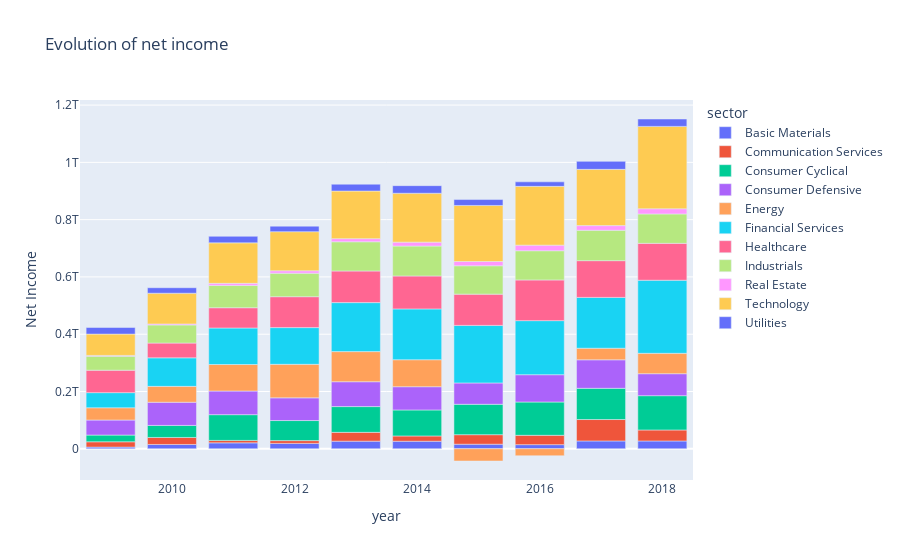
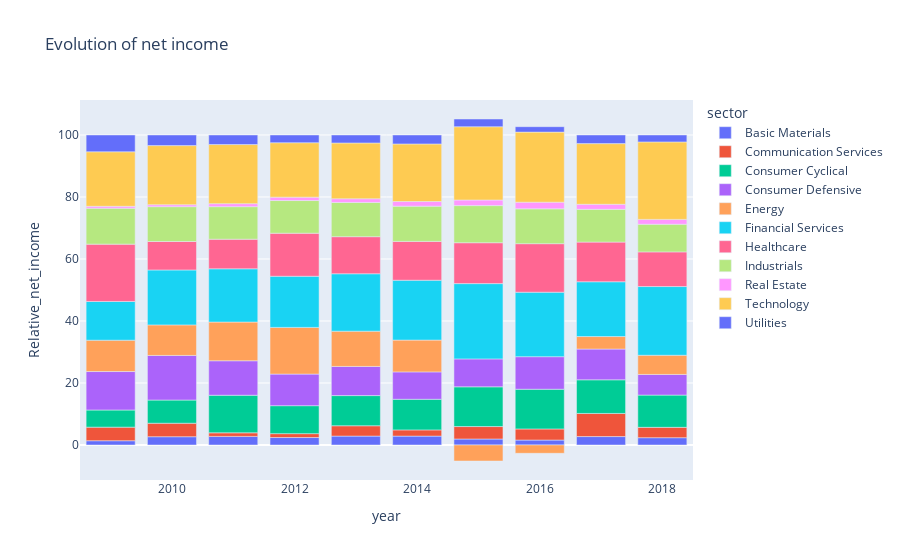

Notebook code cell kept with these figures, in order:
### Markdown cell above
## Net income

### Code cell
#Stacked barplot absolute
stacked_bar_absolute = px.bar(df_1, x="year", y="Net Income", color="sector", title="Evolution of net income")

#Stacked barplot relative
stacked_bar_relative = px.bar(df_1, x="year", y="Relative_net_income", color="sector", title="Evolution of net income")

#Grouped barplot
grouped_bar_absolute = px.bar(df_1, x="year", y="Net Income", color="sector",barmode="group",title="Evolution of net income")


stacked_bar_absolute.show()
stacked_bar_relative.show()
grouped_bar_absolute.show()

### Figure 1 — Plotly figure (JSON) as saved in the notebook; plotly's stock layout.template omitted (floating-point values rounded to 4 significant figures)
{"data": [{"alignmentgroup": "True", "hoverlabel": {"namelength": 0}, "hovertemplate": "sector=Basic Materials<br>year=%{x}<br>Net Income=%{y}", "legendgroup": "Basic Materials", "marker": {"color": "#636efa"}, "name": "Basic Materials", "offsetgroup": "Basic Materials", "orientation": "v", "showlegend": true, "textposition": "auto", "type": "bar", "x": [2009, 2010, 2011, 2012, 2013, 2014, 2015, 2016, 2017, 2018], "xaxis": "x", "y": [5859802000, 15066569000, 20665155000, 18800204000, 26606220000, 26362116000, 16031930000, 14503157000, 27320392000, 27219659000], "yaxis": "y"}, {"alignmentgroup": "True", "hoverlabel": {"namelength": 0}, "hovertemplate": "sector=Communication Services<br>year=%{x}<br>Net Income=%{y}", "legendgroup": "Communication Services", "marker": {"color": "#EF553B"}, "name": "Communication Services", "offsetgroup": "Communication Services", "orientation": "v", "showlegend": true, "textposition": "auto", "type": "bar", "x": [2009, 2010, 2011, 2012, 2013, 2014, 2015, 2016, 2017, 2018], "xaxis": "x", "y": [18536129000, 24447549000, 8564039000, 9722085000, 30753319000, 18450107000, 33210151000, 32547194000, 74835172000, 38465184000], "yaxis": "y"}, {"alignmentgroup": "True", "hoverlabel": {"namelength": 0}, "hovertemplate": "sector=Consumer Cyclical<br>year=%{x}<br>Net Income=%{y}", "legendgroup": "Consumer Cyclical", "marker": {"color": "#00cc96"}, "name": "Consumer Cyclical", "offsetgroup": "Consumer Cyclical", "orientation": "v", "showlegend": true, "textposition": "auto", "type": "bar", "x": [2009, 2010, 2011, 2012, 2013, 2014, 2015, 2016, 2017, 2018], "xaxis": "x", "y": [23413694000, 42019640000, 89882044000, 70087778000, 89947319000, 90715538000, 106072220000, 116290777000, 108923882000, 119702000000], "yaxis": "y"}, {"alignmentgroup": "True", "hoverlabel": {"namelength": 0}, "hovertemplate": "sector=Consumer Defensive<br>year=%{x}<br>Net Income=%{y}", "legendgroup": "Consumer Defensive", "marker": {"color": "#ab63fa"}, "name": "Consumer Defensive", "offsetgroup": "Consumer Defensive", "orientation": "v", "showlegend": true, "textposition": "auto", "type": "bar", "x": [2009, 2010, 2011, 2012, 2013, 2014, 2015, 2016, 2017, 2018], "xaxis": "x", "y": [52523571000, 80954995000, 82467663000, 79228271000, 86787931000, 81179223000, 74513890000, 95304383000, 99546030000, 76766432000], "yaxis": "y"}, {"alignmentgroup": "True", "hoverlabel": {"namelength": 0}, "hovertemplate": "sector=Energy<br>year=%{x}<br>Net Income=%{y}", "legendgroup": "Energy", "marker": {"color": "#FFA15A"}, "name": "Energy", "offsetgroup": "Energy", "orientation": "v", "showlegend": true, "textposition": "auto", "type": "bar", "x": [2009, 2010, 2011, 2012, 2013, 2014, 2015, 2016, 2017, 2018], "xaxis": "x", "y": [42819174000, 55402674000, 92689638000, 117032867000, 105142626000, 94192767000, -42666366000, -24304230900, 40451905000, 71181660000], "yaxis": "y"}, {"alignmentgroup": "True", "hoverlabel": {"namelength": 0}, "hovertemplate": "sector=Financial Services<br>year=%{x}<br>Net Income=%{y}", "legendgroup": "Financial Services", "marker": {"color": "#19d3f3"}, "name": "Financial Services", "offsetgroup": "Financial Services", "orientation": "v", "showlegend": true, "textposition": "auto", "type": "bar", "x": [2009, 2010, 2011, 2012, 2013, 2014, 2015, 2016, 2017, 2018], "xaxis": "x", "y": [52877946000, 99605119000, 127408343000, 128223233000, 171070165000, 177423928000, 200971322000, 188778640000, 177379811000, 255168433000], "yaxis": "y"}, {"alignmentgroup": "True", "hoverlabel": {"namelength": 0}, "hovertemplate": "sector=Healthcare<br>year=%{x}<br>Net Income=%{y}", "legendgroup": "Healthcare", "marker": {"color": "#FF6692"}, "name": "Healthcare", "offsetgroup": "Healthcare", "orientation": "v", "showlegend": true, "textposition": "auto", "type": "bar", "x": [2009, 2010, 2011, 2012, 2013, 2014, 2015, 2016, 2017, 2018], "xaxis": "x", "y": [78306224000, 51610634000, 70802192000, 107877160000, 110441543000, 115018013000, 109128909000, 142053265000, 128373564000, 128711279000], "yaxis": "y"}, {"alignmentgroup": "True", "hoverlabel": {"namelength": 0}, "hovertemplate": "sector=Industrials<br>year=%{x}<br>Net Income=%{y}", "legendgroup": "Industrials", "marker": {"color": "#B6E880"}, "name": "Industrials", "offsetgroup": "Industrials", "orientation": "v", "showlegend": true, "textposition": "auto", "type": "bar", "x": [2009, 2010, 2011, 2012, 2013, 2014, 2015, 2016, 2017, 2018], "xaxis": "x", "y": [49062158000, 63203358000, 77893113000, 82012672000, 101968011000, 104459482000, 99013027000, 102014418000, 106069331000, 102683190000], "yaxis": "y"}, {"alignmentgroup": "True", "hoverlabel": {"namelength": 0}, "hovertemplate": "sector=Real Estate<br>year=%{x}<br>Net Income=%{y}", "legendgroup": "Real Estate", "marker": {"color": "#FF97FF"}, "name": "Real Estate", "offsetgroup": "Real Estate", "orientation": "v", "showlegend": true, "textposition": "auto", "type": "bar", "x": [2009, 2010, 2011, 2012, 2013, 2014, 2015, 2016, 2017, 2018], "xaxis": "x", "y": [2567748000, 3522414000, 7211697000, 8501170000, 11001237000, 13713653000, 14972832000, 19489977000, 16327906000, 18047001000], "yaxis": "y"}, {"alignmentgroup": "True", "hoverlabel": {"namelength": 0}, "hovertemplate": "sector=Technology<br>year=%{x}<br>Net Income=%{y}", "legendgroup": "Technology", "marker": {"color": "#FECB52"}, "name": "Technology", "offsetgroup": "Technology", "orientation": "v", "showlegend": true, "textposition": "auto", "type": "bar", "x": [2009, 2010, 2011, 2012, 2013, 2014, 2015, 2016, 2017, 2018], "xaxis": "x", "y": [74495115000, 107245668000, 141394286000, 136433455000, 166223802000, 170610863000, 195611838000, 205198373000, 196369855000, 287669243000], "yaxis": "y"}, {"alignmentgroup": "True", "hoverlabel": {"namelength": 0}, "hovertemplate": "sector=Utilities<br>year=%{x}<br>Net Income=%{y}", "legendgroup": "Utilities", "marker": {"color": "#636efa"}, "name": "Utilities", "offsetgroup": "Utilities", "orientation": "v", "showlegend": true, "textposition": "auto", "type": "bar", "x": [2009, 2010, 2011, 2012, 2013, 2014, 2015, 2016, 2017, 2018], "xaxis": "x", "y": [22922317000, 19231669000, 22881971000, 19369691000, 23825863000, 26545695000, 20611684000, 15852713000, 27947883000, 25782027000], "yaxis": "y"}], "layout": {"barmode": "relative", "legend": {"title": {"text": "sector"}, "tracegroupgap": 0}, "title": {"text": "Evolution of net income"}, "xaxis": {"anchor": "y", "domain": [0, 1], "title": {"text": "year"}}, "yaxis": {"anchor": "x", "domain": [0, 1], "title": {"text": "Net Income"}}}}

### Figure 2 — Plotly figure (JSON) as saved in the notebook; plotly's stock layout.template omitted (floating-point values rounded to 4 significant figures)
{"data": [{"alignmentgroup": "True", "hoverlabel": {"namelength": 0}, "hovertemplate": "sector=Basic Materials<br>year=%{x}<br>Relative_net_income=%{y}", "legendgroup": "Basic Materials", "marker": {"color": "#636efa"}, "name": "Basic Materials", "offsetgroup": "Basic Materials", "orientation": "v", "showlegend": true, "textposition": "auto", "type": "bar", "x": [2009, 2010, 2011, 2012, 2013, 2014, 2015, 2016, 2017, 2018], "xaxis": "x", "y": [1.384, 2.679, 2.786, 2.419, 2.88, 2.87, 1.937, 1.598, 2.722, 2.364], "yaxis": "y"}, {"alignmentgroup": "True", "hoverlabel": {"namelength": 0}, "hovertemplate": "sector=Communication Services<br>year=%{x}<br>Relative_net_income=%{y}", "legendgroup": "Communication Services", "marker": {"color": "#EF553B"}, "name": "Communication Services", "offsetgroup": "Communication Services", "orientation": "v", "showlegend": true, "textposition": "auto", "type": "bar", "x": [2009, 2010, 2011, 2012, 2013, 2014, 2015, 2016, 2017, 2018], "xaxis": "x", "y": [4.378, 4.348, 1.154, 1.251, 3.329, 2.008, 4.013, 3.586, 7.457, 3.341], "yaxis": "y"}, {"alignmentgroup": "True", "hoverlabel": {"namelength": 0}, "hovertemplate": "sector=Consumer Cyclical<br>year=%{x}<br>Relative_net_income=%{y}", "legendgroup": "Consumer Cyclical", "marker": {"color": "#00cc96"}, "name": "Consumer Cyclical", "offsetgroup": "Consumer Cyclical", "orientation": "v", "showlegend": true, "textposition": "auto", "type": "bar", "x": [2009, 2010, 2011, 2012, 2013, 2014, 2015, 2016, 2017, 2018], "xaxis": "x", "y": [5.53, 7.473, 12.12, 9.017, 9.737, 9.875, 12.82, 12.81, 10.85, 10.4], "yaxis": "y"}, {"alignmentgroup": "True", "hoverlabel": {"namelength": 0}, "hovertemplate": "sector=Consumer Defensive<br>year=%{x}<br>Relative_net_income=%{y}", "legendgroup": "Consumer Defensive", "marker": {"color": "#ab63fa"}, "name": "Consumer Defensive", "offsetgroup": "Consumer Defensive", "orientation": "v", "showlegend": true, "textposition": "auto", "type": "bar", "x": [2009, 2010, 2011, 2012, 2013, 2014, 2015, 2016, 2017, 2018], "xaxis": "x", "y": [12.41, 14.4, 11.12, 10.19, 9.395, 8.837, 9.005, 10.5, 9.919, 6.667], "yaxis": "y"}, {"alignmentgroup": "True", "hoverlabel": {"namelength": 0}, "hovertemplate": "sector=Energy<br>year=%{x}<br>Relative_net_income=%{y}", "legendgroup": "Energy", "marker": {"color": "#FFA15A"}, "name": "Energy", "offsetgroup": "Energy", "orientation": "v", "showlegend": true, "textposition": "auto", "type": "bar", "x": [2009, 2010, 2011, 2012, 2013, 2014, 2015, 2016, 2017, 2018], "xaxis": "x", "y": [10.11, 9.853, 12.49, 15.06, 11.38, 10.25, -5.156, -2.677, 4.031, 6.182], "yaxis": "y"}, {"alignmentgroup": "True", "hoverlabel": {"namelength": 0}, "hovertemplate": "sector=Financial Services<br>year=%{x}<br>Relative_net_income=%{y}", "legendgroup": "Financial Services", "marker": {"color": "#19d3f3"}, "name": "Financial Services", "offsetgroup": "Financial Services", "orientation": "v", "showlegend": true, "textposition": "auto", "type": "bar", "x": [2009, 2010, 2011, 2012, 2013, 2014, 2015, 2016, 2017, 2018], "xaxis": "x", "y": [12.49, 17.71, 17.17, 16.5, 18.52, 19.31, 24.29, 20.8, 17.68, 22.16], "yaxis": "y"}, {"alignmentgroup": "True", "hoverlabel": {"namelength": 0}, "hovertemplate": "sector=Healthcare<br>year=%{x}<br>Relative_net_income=%{y}", "legendgroup": "Healthcare", "marker": {"color": "#FF6692"}, "name": "Healthcare", "offsetgroup": "Healthcare", "orientation": "v", "showlegend": true, "textposition": "auto", "type": "bar", "x": [2009, 2010, 2011, 2012, 2013, 2014, 2015, 2016, 2017, 2018], "xaxis": "x", "y": [18.5, 9.178, 9.544, 13.88, 11.96, 12.52, 13.19, 15.65, 12.79, 11.18], "yaxis": "y"}, {"alignmentgroup": "True", "hoverlabel": {"namelength": 0}, "hovertemplate": "sector=Industrials<br>year=%{x}<br>Relative_net_income=%{y}", "legendgroup": "Industrials", "marker": {"color": "#B6E880"}, "name": "Industrials", "offsetgroup": "Industrials", "orientation": "v", "showlegend": true, "textposition": "auto", "type": "bar", "x": [2009, 2010, 2011, 2012, 2013, 2014, 2015, 2016, 2017, 2018], "xaxis": "x", "y": [11.59, 11.24, 10.5, 10.55, 11.04, 11.37, 11.97, 11.24, 10.57, 8.918], "yaxis": "y"}, {"alignmentgroup": "True", "hoverlabel": {"namelength": 0}, "hovertemplate": "sector=Real Estate<br>year=%{x}<br>Relative_net_income=%{y}", "legendgroup": "Real Estate", "marker": {"color": "#FF97FF"}, "name": "Real Estate", "offsetgroup": "Real Estate", "orientation": "v", "showlegend": true, "textposition": "auto", "type": "bar", "x": [2009, 2010, 2011, 2012, 2013, 2014, 2015, 2016, 2017, 2018], "xaxis": "x", "y": [0.6065, 0.6264, 0.9721, 1.094, 1.191, 1.493, 1.809, 2.147, 1.627, 1.567], "yaxis": "y"}, {"alignmentgroup": "True", "hoverlabel": {"namelength": 0}, "hovertemplate": "sector=Technology<br>year=%{x}<br>Relative_net_income=%{y}", "legendgroup": "Technology", "marker": {"color": "#FECB52"}, "name": "Technology", "offsetgroup": "Technology", "orientation": "v", "showlegend": true, "textposition": "auto", "type": "bar", "x": [2009, 2010, 2011, 2012, 2013, 2014, 2015, 2016, 2017, 2018], "xaxis": "x", "y": [17.6, 19.07, 19.06, 17.55, 17.99, 18.57, 23.64, 22.61, 19.57, 24.98], "yaxis": "y"}, {"alignmentgroup": "True", "hoverlabel": {"namelength": 0}, "hovertemplate": "sector=Utilities<br>year=%{x}<br>Relative_net_income=%{y}", "legendgroup": "Utilities", "marker": {"color": "#636efa"}, "name": "Utilities", "offsetgroup": "Utilities", "orientation": "v", "showlegend": true, "textposition": "auto", "type": "bar", "x": [2009, 2010, 2011, 2012, 2013, 2014, 2015, 2016, 2017, 2018], "xaxis": "x", "y": [5.414, 3.42, 3.084, 2.492, 2.579, 2.89, 2.491, 1.746, 2.785, 2.239], "yaxis": "y"}], "layout": {"barmode": "relative", "legend": {"title": {"text": "sector"}, "tracegroupgap": 0}, "title": {"text": "Evolution of net income"}, "xaxis": {"anchor": "y", "domain": [0, 1], "title": {"text": "year"}}, "yaxis": {"anchor": "x", "domain": [0, 1], "title": {"text": "Relative_net_income"}}}}
